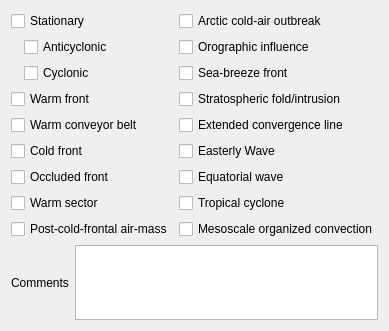
          <widget class="QWidget" name="page_4">
           <attribute name="label">
            <string>Atmospheric Synoptic Features</string>
           </attribute>
           <layout class="QVBoxLayout" name="verticalLayout_15">
            <item>
             <layout class="QHBoxLayout" name="horizontalLayout_22">
              <item>
               <layout class="QVBoxLayout" name="verticalLayout_13">
                <item>
                 <widget class="QCheckBox" name="stationaryCheck">
                  <property name="text">
                   <string>Stationary</string>
                  </property>
                 </widget>
                </item>
                <item>
                 <layout class="QHBoxLayout" name="horizontalLayout_19">
                  <item>
                   <spacer name="horizontalSpacer_15">
                    <property name="orientation">
                     <enum>Qt::Horizontal</enum>
                    </property>
                    <property name="sizeType">
                     <enum>QSizePolicy::Maximum</enum>
                    </property>
                    <property name="sizeHint" stdset="0">
                     <size>
                      <width>13</width>
                      <height>17</height>
                     </size>
                    </property>
                   </spacer>
                  </item>
                  <item>
                   <widget class="QCheckBox" name="stationaryAnticyclonicCheck">
                    <property name="text">
                     <string>Anticyclonic</string>
                    </property>
                   </widget>
                  </item>
                 </layout>
                </item>
                <item>
                 <layout class="QHBoxLayout" name="horizontalLayout_20">
                  <item>
                   <spacer name="horizontalSpacer_16">
                    <property name="orientation">
                     <enum>Qt::Horizontal</enum>
                    </property>
                    <property name="sizeType">
                     <enum>QSizePolicy::Maximum</enum>
                    </property>
                    <property name="sizeHint" stdset="0">
                     <size>
                      <width>13</width>
                      <height>17</height>
                     </size>
                    </property>
                   </spacer>
                  </item>
                  <item>
                   <widget class="QCheckBox" name="stationaryCyclonicCheck">
                    <property name="text">
                     <string>Cyclonic</string>
                    </property>
                   </widget>
                  </item>
                 </layout>
                </item>
                <item>
                 <widget class="QCheckBox" name="warmFrontCheck">
                  <property name="text">
                   <string>Warm front</string>
                  </property>
                 </widget>
                </item>
                <item>
                 <widget class="QCheckBox" name="warmConveyorBeltCheck">
                  <property name="text">
                   <string>Warm conveyor belt</string>
                  </property>
                 </widget>
                </item>
                <item>
                 <widget class="QCheckBox" name="coldFrontCheck">
                  <property name="text">
                   <string>Cold front</string>
                  </property>
                 </widget>
                </item>
                <item>
                 <widget class="QCheckBox" name="occludedFrontCheck">
                  <property name="text">
                   <string>Occluded front</string>
                  </property>
                 </widget>
                </item>
                <item>
                 <widget class="QCheckBox" name="warmSectorCheck">
                  <property name="text">
                   <string>Warm sector</string>
                  </property>
                 </widget>
                </item>
                <item>
                 <widget class="QCheckBox" name="postColdFrontalAirMassCheck">
                  <property name="text">
                   <string>Post-cold-frontal air-mass</string>
                  </property>
                 </widget>
                </item>
               </layout>
              </item>
              <item>
               <layout class="QVBoxLayout" name="verticalLayout_14">
                <item>
                 <widget class="QCheckBox" name="arcticColdAirOutbreakCheck">
                  <property name="text">
                   <string>Arctic cold-air outbreak</string>
                  </property>
                 </widget>
                </item>
                <item>
                 <widget class="QCheckBox" name="orographicInfluenceCheck">
                  <property name="text">
                   <string>Orographic influence</string>
                  </property>
                 </widget>
                </item>
                <item>
                 <widget class="QCheckBox" name="seaBreezeFrontCheck">
                  <property name="text">
                   <string>Sea-breeze front</string>
                  </property>
                 </widget>
                </item>
                <item>
                 <widget class="QCheckBox" name="stratosphericFoldCheck">
                  <property name="text">
                   <string>Stratospheric fold/intrusion</string>
                  </property>
                 </widget>
                </item>
                <item>
                 <widget class="QCheckBox" name="extendedConvergenceLineCheck">
                  <property name="text">
                   <string>Extended convergence line</string>
                  </property>
                 </widget>
                </item>
                <item>
                 <widget class="QCheckBox" name="easterlyWaveCheck">
                  <property name="text">
                   <string>Easterly Wave</string>
                  </property>
                 </widget>
                </item>
                <item>
                 <widget class="QCheckBox" name="equatorialWaveCheck">
                  <property name="text">
                   <string>Equatorial wave</string>
                  </property>
                 </widget>
                </item>
                <item>
                 <widget class="QCheckBox" name="tropicalCycloneCheck">
                  <property name="text">
                   <string>Tropical cyclone</string>
                  </property>
                 </widget>
                </item>
                <item>
                 <widget class="QCheckBox" name="mesoscaleOrganizedConvectionCheck">
                  <property name="text">
                   <string>Mesoscale organized convection</string>
                  </property>
                 </widget>
                </item>
               </layout>
              </item>
             </layout>
            </item>
            <item>
             <layout class="QHBoxLayout" name="horizontalLayout_21">
              <item>
               <widget class="QLabel" name="label_16">
                <property name="text">
                 <string>Comments</string>
                </property>
               </widget>
              </item>
              <item>
               <widget class="QTextEdit" name="AFOtherTextBox">
                <property name="maximumSize">
                 <size>
                  <width>16777215</width>
                  <height>75</height>
                 </size>
                </property>
               </widget>
              </item>
             </layout>
            </item>
           </layout>
          </widget>
